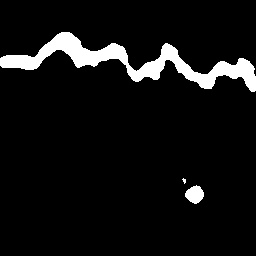
#> input picture outputs/data/train_NestedUNet_woDS/0/20160222_081011_1281_721.jpg, 256 x 256 px; its folder holds 4 pictures in this run
$ python resize.py
#> lines starting #> are read from the running program, lines starting #| are printed output that depends on the picture
# 提取目录下所有图片,更改尺寸后保存到另一目录

from PIL import Image
import os.path
import glob
def convertjpg(jpgfile,outdir,width=360,height=640):
#> called with outdir = './outputs/data/train_NestedUNet_woDS/0', width = 360, height = 640
    img=Image.open(jpgfile)
#> img is the input picture: PIL image 256x256 L; min 0, max 255, mean 17
    try:
        new_img=img.resize((width,height),Image.BILINEAR)
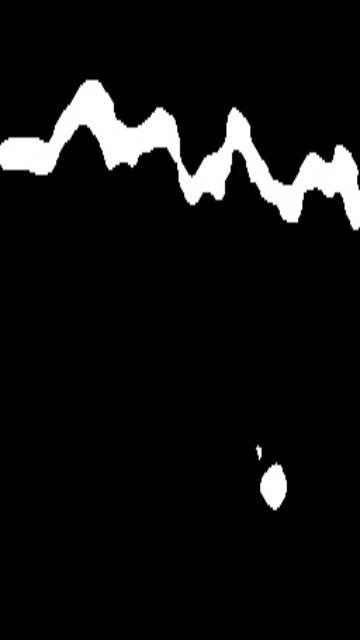
#> new_img: PIL image 360x640 L; min 0, max 255, mean 17.1
        new_img.save(os.path.join(outdir,os.path.basename(jpgfile)))
    except Exception as e:
        print(e)
for jpgfile in glob.glob("./outputs/data/train_NestedUNet_woDS/0\\*.jpg"):
    convertjpg(jpgfile,"./outputs/data/train_NestedUNet_woDS/0")
#> pass 2 of the loop `for jpgfile in glob.glob("./outputs/data/train_NestedUNet_woDS/0\\*.jp..`:
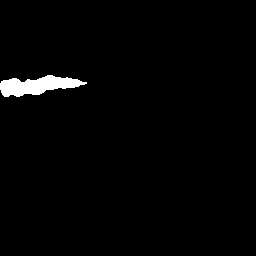
#> input picture outputs/data/train_NestedUNet_woDS/0/20160222_081011_1921_721.jpg, 256 x 256 px
#> in convertjpg, img is the input picture: PIL image 256x256 L; min 0, max 255, mean 4.3
#> in convertjpg (call 2), `new_img=img.resize((width,height),Image.BILINEAR)`:
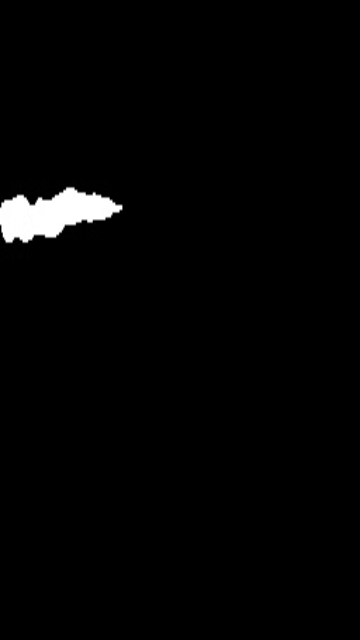
#> new_img: PIL image 360x640 L; min 0, max 255, mean 4.3
#> pass 3 of the loop `for jpgfile in glob.glob("./outputs/data/train_NestedUNet_woDS/0\\*.jp..`:
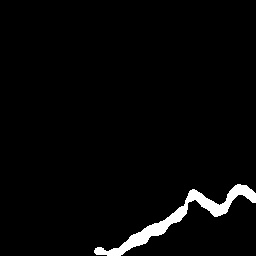
#> input picture outputs/data/train_NestedUNet_woDS/0/20160222_081011_1_361.jpg, 256 x 256 px
#> in convertjpg, img is the input picture: PIL image 256x256 L; min 0, max 255, mean 7.3
#> in convertjpg (call 3), `new_img=img.resize((width,height),Image.BILINEAR)`:
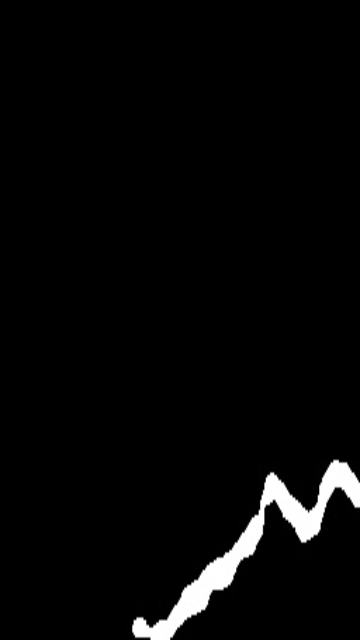
#> new_img: PIL image 360x640 L; min 0, max 255, mean 7.3
#> the loop made 4 passes; the first 3 are shown
